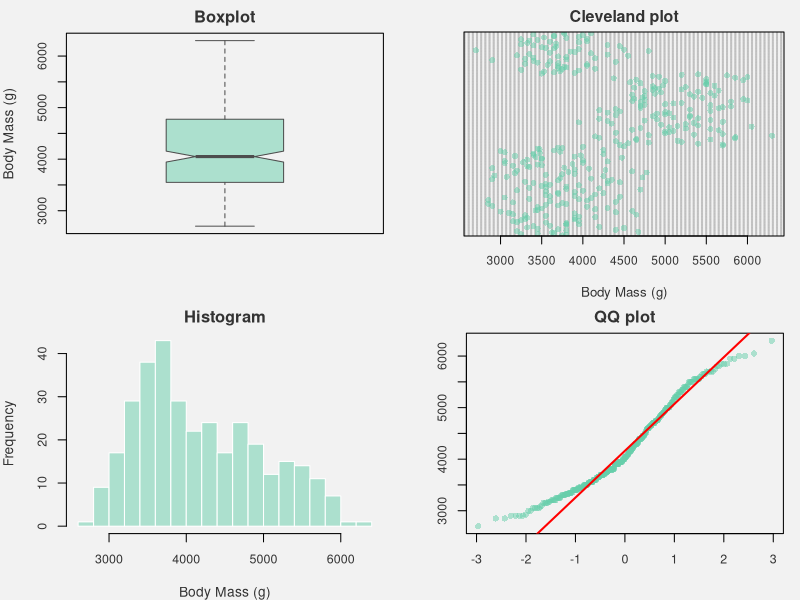
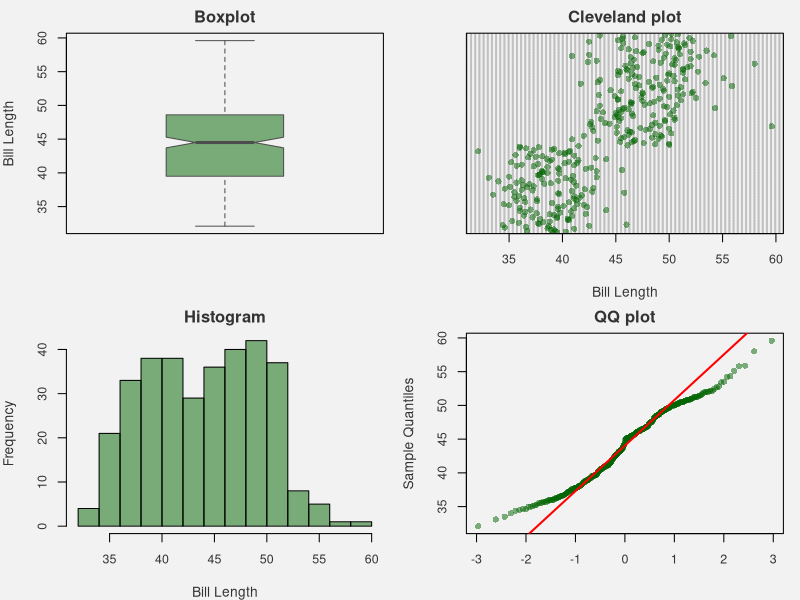
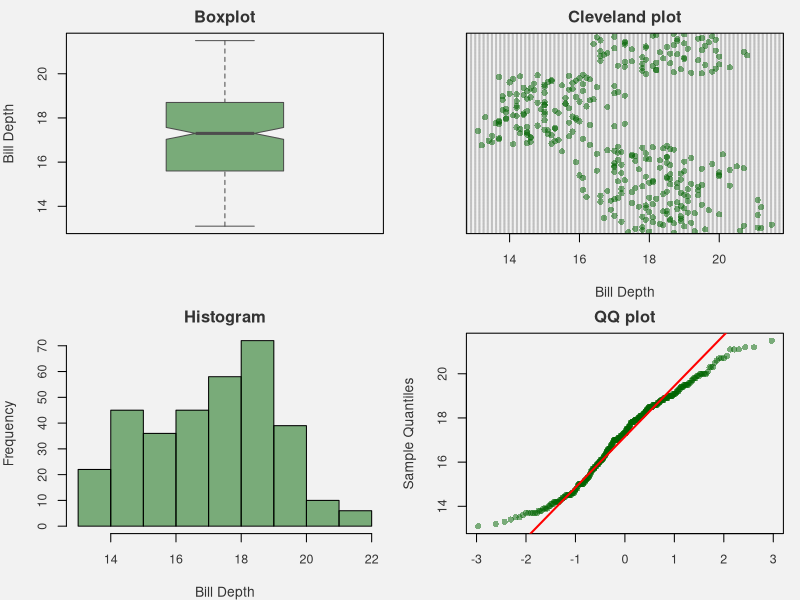
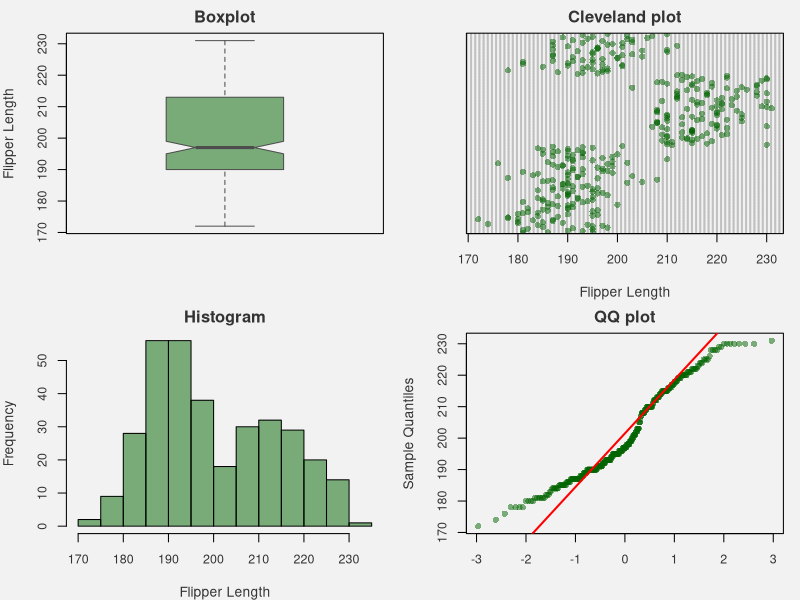
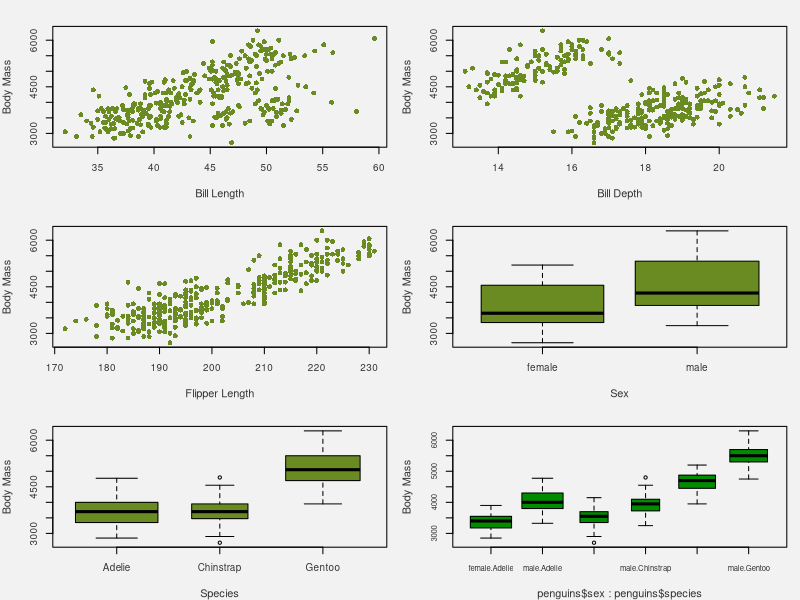
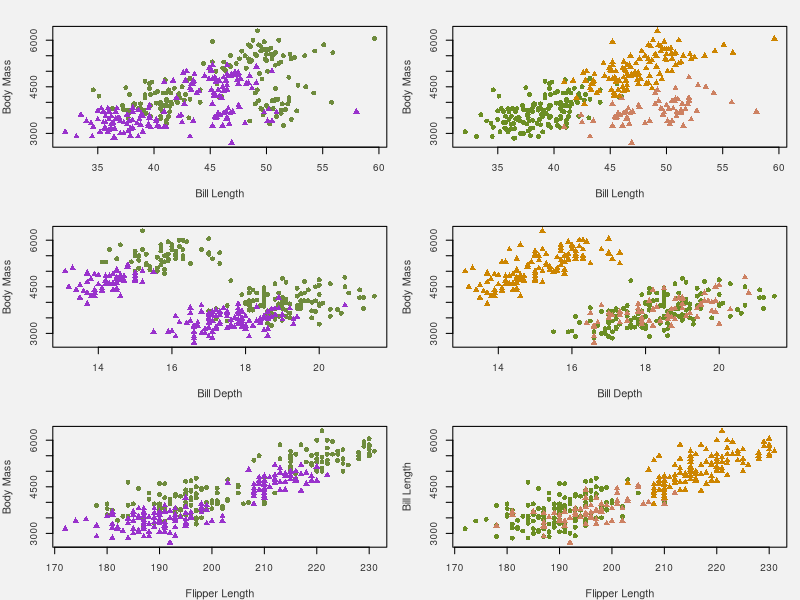
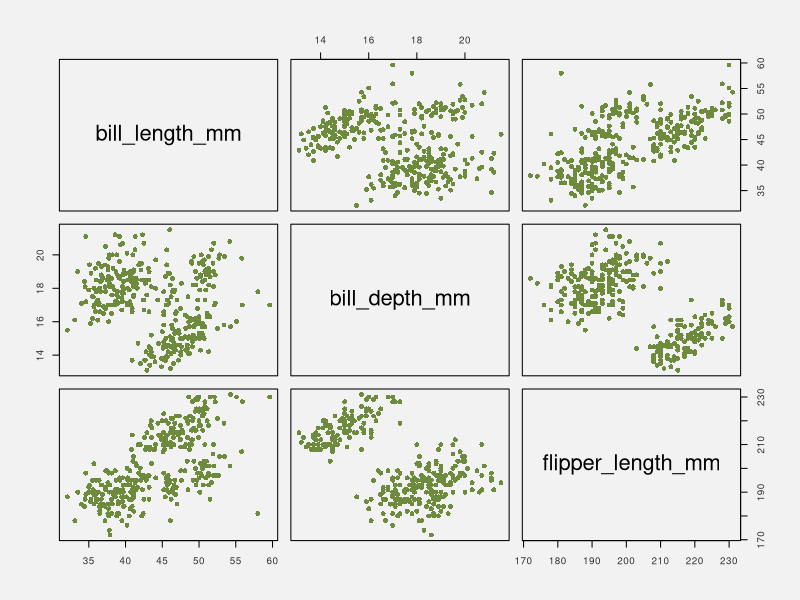
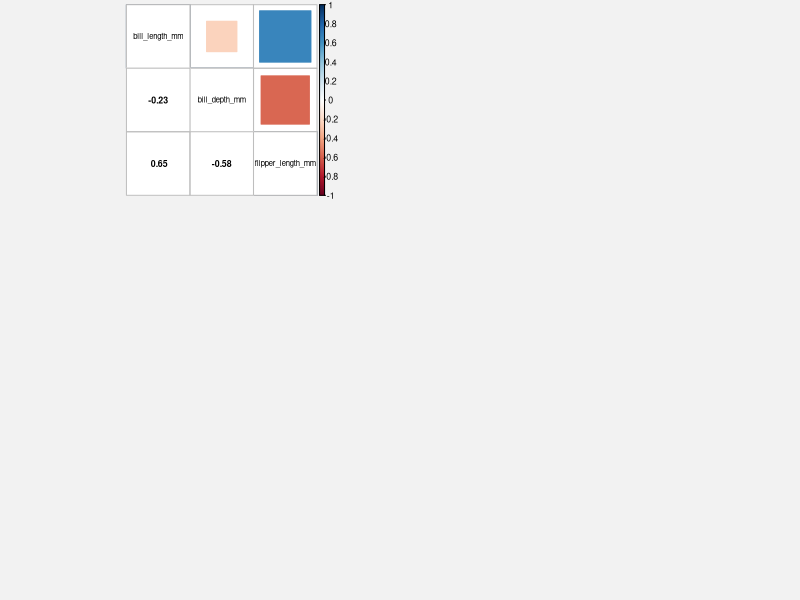

Here is the R script that generated these plots, in order:
## ---- chunk 1
#Data importation 
library(palmerpenguins) 
data("penguins") 
penguins$sex<-as.factor(penguins$sex) 
penguins$species<-as.factor(penguins$species)
str(penguins)
## ---- chunk 2
#Is NA?  
colSums(is.na(penguins))
summary(penguins$sex)
## ---- chunk 3
penguins<-na.omit(penguins)
colSums(is.na(penguins))
## ---- chunk 4
#Don't show the code 
par(mfrow=c(2,2),      
    mar=c(4,4,2,1),           
    bg="gray95",              
    col.axis="gray20",      
    col.lab="gray20",     
    col.main="gray20",     
    cex.axis=0.9,      
    cex.lab=1) 
col_transp <- adjustcolor("aquamarine3", alpha.f=0.5) 
# Boxplot 
boxplot(penguins$body_mass_g,         
        col=col_transp, border="gray30",         
        ylab='Body Mass (g)',         
        main = 'Boxplot',         
        notch=TRUE) 
# Cleveland plot 
dotchart(penguins$body_mass_g,          
         pch=16, col=col_transp,          
         xlab='Body Mass (g)',          
         main = 'Cleveland plot',          
         cex=0.8) 
# Histogram 
hist(penguins$body_mass_g,      
     col=col_transp, 
     border="white",      
     xlab="Body Mass (g)",      
     main = 'Histogram',      
     breaks=20)
# Quantile-Quantile plot 
qqnorm(penguins$body_mass_g, pch=16, col=col_transp, xlab='', ylab='',main="QQ plot") 
qqline(penguins$body_mass_g, col='red', lwd=2)
## ---- chunk 5
#Don't show the code 
par(mfrow=c(2,2),      
    mar=c(4,4,2,1),           
    bg="gray95",              
    col.axis="gray20",      
    col.lab="gray20",      
    col.main="gray20",      
    cex.axis=0.9,      
    cex.lab=1) 
col_transp <- adjustcolor("darkgreen", alpha.f=0.5)  

# Bill lenght  
# Boxplot 
boxplot(penguins$bill_length_mm,         
        col=col_transp, border="gray30",         
        ylab='Bill Length',         
        main = 'Boxplot',         
        notch=TRUE) 
# Cleveland plot 
dotchart(penguins$bill_length_mm,          
         pch=16,          
         col=col_transp,          
         xlab='Bill Length',          
         main = 'Cleveland plot') 
# Histogram 
hist(penguins$bill_length_mm,      
     col=col_transp,      
     xlab="Bill Length",      
     main="Histogram") 
# Quantile-Quantile plot 
qqnorm(penguins$bill_length_mm,        
       pch=16,col=col_transp,xlab='',         
       main = 'QQ plot') 
qqline(penguins$bill_length_mm,col='red',lwd=2)

# Bill depth
# Boxplot 
boxplot(penguins$bill_depth_mm,         
        col=col_transp, border="gray30",         
        ylab='Bill Depth',         
        main = 'Boxplot',         
        notch=TRUE) 
# Cleveland plot 
dotchart(penguins$bill_depth_mm,          
         pch=16,          
         col=col_transp,          
         xlab='Bill Depth',          
         main = 'Cleveland plot') 
# Histogram 
hist(penguins$bill_depth_mm,      
     col=col_transp,     
     xlab="Bill Depth",      
     main="Histogram") 
# Quantile-Quantile plot 
qqnorm(penguins$bill_depth_mm,        
       pch=16,        
       col=col_transp,xlab='',        
       main = 'QQ plot') 
qqline(penguins$bill_depth_mm,col='red',lwd=2)

# Flipper lenght  
# Boxplot 
boxplot(penguins$flipper_length_mm,         
        col=col_transp, border="gray30",         
        ylab='Flipper Length',         
        main = 'Boxplot',         
        notch=TRUE) 
# Cleveland plot 
dotchart(penguins$flipper_length_mm,          
         pch=16,          
         col=col_transp,          
         xlab='Flipper Length',          
         main = 'Cleveland plot') 
# Histogram 
hist(penguins$flipper_length_mm,      
     col=col_transp,      
     xlab="Flipper Length",      
     main="Histogram") 
# Quantile-Quantile plot 
qqnorm(penguins$flipper_length_mm,        
       pch=16,        
       col=col_transp,xlab='',        
       main = 'QQ plot') 
qqline(penguins$flipper_length_mm,col='red',lwd=2)

## ---- chunk 6
summary(penguins$species) 
summary(penguins$sex)
## ---- chunk 7
par(mfrow=c(3,2)) 
# Bill Length 
plot(penguins$body_mass_g~penguins$bill_length_mm,pch=16,col='olivedrab4',xlab='Bill Length',ylab='Body Mass')
# Bill Depth 
plot(penguins$body_mass_g~penguins$bill_depth_mm,pch=16,col='olivedrab4',xlab='Bill Depth',ylab='Body Mass')
# Flipper Length 
plot(penguins$body_mass_g~penguins$flipper_length_mm,pch=16,col='olivedrab4',xlab='Flipper Length',ylab='Body Mass') 
# Sex 
boxplot(penguins$body_mass_g~penguins$sex, varwidth = TRUE, ylab = "Body Mass", xlab = "Sex", col='olivedrab4', main = "") 
# Species 
boxplot(penguins$body_mass_g~penguins$species, varwidth = TRUE, ylab = "Body Mass", xlab = "Species", col='olivedrab4', main = "") 
## ---- chunk 8
table(penguins$species, penguins$sex) 
## ---- chunk 9
boxplot(penguins$body_mass_g~penguins$sex*penguins$species, varwidth = TRUE, ylab = "Body Mass", col='green4', main = "",cex.axis=0.7)
## ---- chunk 10
par(mfrow=c(3,2)) 
# Interactions between Bill Length & Sex 
plot(penguins$body_mass_g~penguins$bill_length_mm,type='n',ylab = "Body Mass",xlab="Bill Length") 
points(penguins$body_mass_g[penguins$sex=="male"]~penguins$bill_length_mm[penguins$sex=="male"],pch=16,col='darkolivegreen4') 
points(penguins$body_mass_g[penguins$sex=="female"]~penguins$bill_length_mm[penguins$sex=="female"],pch=17,col='darkorchid')  

# Interactions between Bill Length & Species 
plot(penguins$body_mass_g~penguins$bill_length_mm,type='n',ylab = "Body Mass",xlab="Bill Length") 
points(penguins$body_mass_g[penguins$species=="Adelie"]~penguins$bill_length_mm[penguins$species=="Adelie"],pch=16,col='olivedrab') 
points(penguins$body_mass_g[penguins$species=="Chinstrap"]~penguins$bill_length_mm[penguins$species=="Chinstrap"],pch=17,col='lightsalmon3') 
points(penguins$body_mass_g[penguins$species=="Gentoo"]~penguins$bill_length_mm[penguins$species=="Gentoo"],pch=17,col='orange3')

# Interactions between Bill Depth & Sex 
plot(penguins$body_mass_g~penguins$bill_depth_mm,type='n',ylab = "Body Mass",xlab="Bill Depth")
points(penguins$body_mass_g[penguins$sex=="male"]~penguins$bill_depth_mm[penguins$sex=="male"],pch=16,col='darkolivegreen4') 
points(penguins$body_mass_g[penguins$sex=="female"]~penguins$bill_depth_mm[penguins$sex=="female"],pch=17,col='darkorchid')  

# Interactions between Bill Depth & Species 
plot(penguins$body_mass_g~penguins$bill_depth_mm,type='n',ylab = "Body Mass",xlab="Bill Depth") 
points(penguins$body_mass_g[penguins$species=="Adelie"]~penguins$bill_depth_mm[penguins$species=="Adelie"],pch=16,col='olivedrab') 
points(penguins$body_mass_g[penguins$species=="Chinstrap"]~penguins$bill_depth_mm[penguins$species=="Chinstrap"],pch=17,col='lightsalmon3') 
points(penguins$body_mass_g[penguins$species=="Gentoo"]~penguins$bill_depth_mm[penguins$species=="Gentoo"],pch=17,col='orange3')

# Interactions between Flipper Length & Sex 
plot(penguins$body_mass_g~penguins$flipper_length_mm,type='n',ylab = "Body Mass",xlab="Flipper Length") 
points(penguins$body_mass_g[penguins$sex =="male"]~penguins$flipper_length_mm[penguins$sex=="male"],pch=16,col='darkolivegreen4') 
points(penguins$body_mass_g[penguins$sex=="female"]~penguins$flipper_length_mm[penguins$sex=="female"],pch=17,col='darkorchid')  

# Interactions between Flipper Length & Species 
plot(penguins$body_mass_g~penguins$flipper_length_mm,type='n',ylab = "Bill Length",xlab="Flipper Length") 
points(penguins$body_mass_g[penguins$species=="Adelie"]~penguins$flipper_length_mm[penguins$species=="Adelie"],pch=16,col='olivedrab') 
points(penguins$body_mass_g[penguins$species=="Chinstrap"]~penguins$flipper_length_mm[penguins$species=="Chinstrap"],pch=17,col='lightsalmon3') 
points(penguins$body_mass_g[penguins$species=="Gentoo"]~penguins$flipper_length_mm[penguins$species=="Gentoo"],pch=17,col='orange3')
## ---- chunk 11
#Import library
library(corrplot)

# Checking collinearity between continuous independent variables
plot(penguins[,3:5],pch=16,col='darkolivegreen4')
M<-cor(penguins[,3:5])
corrplot.mixed(M,upper="square",lower.col="black", tl.col="black",cl.cex = 0.8,tl.cex = 0.7,number.cex =0.8)

# Checking collinearity between categorical and continuous independent variables
par(mfrow=c(2,3))
#Bill Length and Sex
boxplot(penguins$bill_length_mm~penguins$sex, varwidth = TRUE, ylab = "Bill Length", xlab = "Sex", col='grey', main = "")
#Bill Depth and Sex
boxplot(penguins$bill_depth_mm~penguins$sex, varwidth = TRUE, ylab = "Bill Depth", xlab = "Sex", col='grey', main = "")
#Flipper Length and Sex
boxplot(penguins$flipper_length_mm~penguins$sex, varwidth = TRUE, ylab = "Flipper Length", xlab = "Sex", col='grey', main = "")
#Bill Length and Species
boxplot(penguins$bill_length_mm~penguins$species, varwidth = TRUE, ylab = "Bill Length", xlab = "Species", col='grey', main = "")
#Bill Depth and Species
boxplot(penguins$bill_depth_mm~penguins$species, varwidth = TRUE, ylab = "Bill Depth", xlab = "Species", col='grey', main = "")
#Flipper Length and Species
boxplot(penguins$flipper_length_mm~penguins$species, varwidth = TRUE, ylab = "Flipper Length", xlab = "Species", col='grey', main = "")
